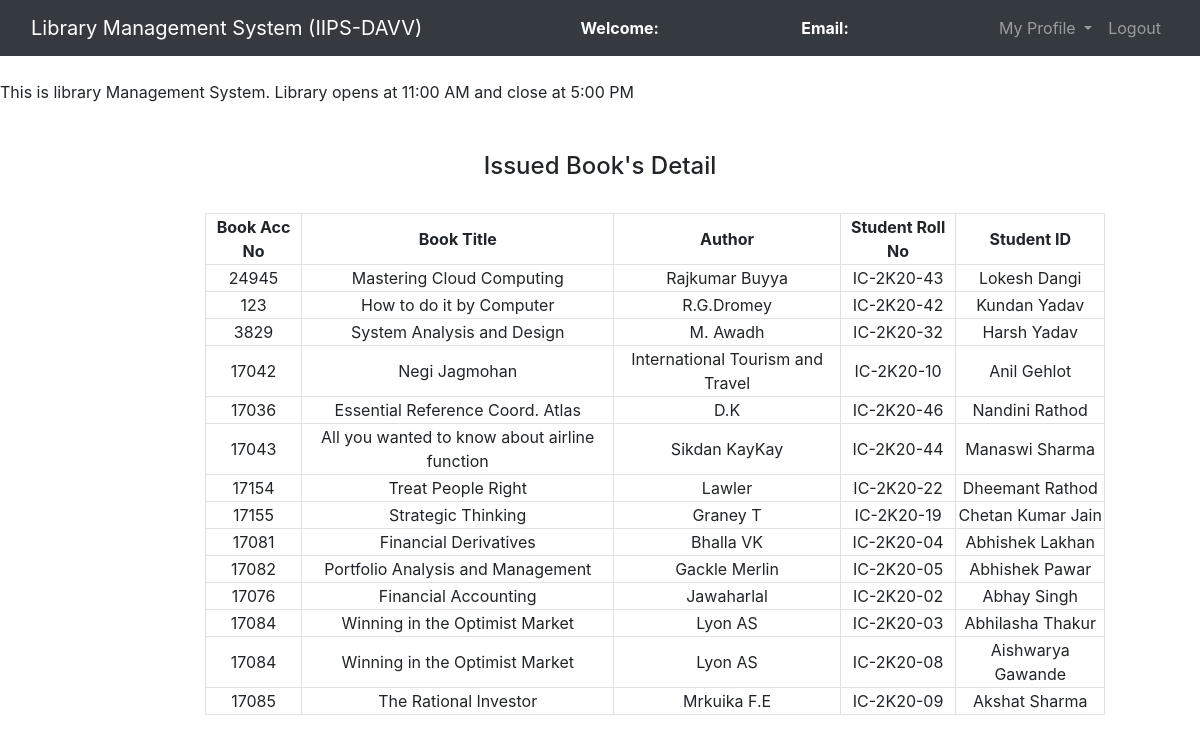
Page /admin/view_issued_book.php on the committed database.
### tables this page shows
CREATE TABLE `book` (
  `book_id` int(11) NOT NULL,
  `book_name` varchar(100) NOT NULL,
  `author` varchar(200) DEFAULT NULL,
  `publisher` varchar(100) DEFAULT NULL,
  `cl_no` int(11) DEFAULT NULL
);

CREATE TABLE `student` (
  `stu_id` varchar(55) NOT NULL,
  `name` varchar(100) NOT NULL,
  `mobile` bigint(20) DEFAULT NULL,
  `email` varchar(100) DEFAULT NULL
);

### admin/view_issued_book.php (the view, shortened to what this page needs)
<?php
	$connection = mysqli_connect("localhost","root","");
	$query = "select b.book_id, b.book_name, b.author, s.stu_id, s.name  from book as b, student as s, issued_book as ib where s.stu_id = ib.stu_id and  b.book_id = ib.book_id and ib.status = 1";
?>
<!DOCTYPE html>
<html>
<head>
	<link rel="stylesheet" type="text/css" href="../bootstrap-4.4.1/css/bootstrap.min.css">
</head>
<body>
	<nav class="navbar navbar-expand-lg navbar-dark bg-dark">
		<div class="container-fluid">
			<div class="navbar-header">
				<a class="navbar-brand" href="admin_dashboard.php">Library Management System (IIPS-DAVV)</a>
			</div>
			<font style="color: white"><span><strong>Welcome: <?php echo $_SESSION['name'];?></strong></span></font>
			<font style="color: white"><span><strong>Email: <?php echo $_SESSION['email'];?></strong></font>
		    <ul class="nav navbar-nav navbar-right">
		      <li class="nav-item dropdown">
	        	<a class="nav-link dropdown-toggle" data-toggle="dropdown">My Profile </a>
		      </li>
		      <li class="nav-item">
		        <a class="nav-link" href="../logout.php">Logout</a>
		      </li>
		    </ul>
		</div>
	</nav><br>
	<span><marquee>This is library Management System. Library opens at 11:00 AM and close at 5:00 PM</marquee></span><br><br>
		<center><h4>Issued Book's Detail</h4><br></center>
		<div class="row">
			<div class="col-md-2"></div>
			<div class="col-md-8">
				<form>
					<table class="table-bordered" width="900px" style="text-align: center">
						<tr>
							<th>Book Acc No</th>
							<th>Book Title</th>
							<th>Author</th>
							<th>Student Roll No</th>
							<th>Student ID</th>
						</tr>
					<?php
						$query_run = mysqli_query($connection,$query);
						while ($row = mysqli_fetch_assoc($query_run)){
							?>
							<tr>
							<td><?php echo $row['book_id'];?></td>
							<td><?php echo $row['book_name'];?></td>
							<td><?php echo $row['author'];?></td>
							<td><?php echo $row['stu_id'];?></td>
							<td><?php echo $row['name'];?></td>
						</tr>
					<?php
						}
					?>
				</table>
				</form>
			</div>
			<div class="col-md-2"></div>
		</div>
</body>
</html>

### rows in the picture
book: book_id "24945", book_name "Mastering Cloud Computing", author "Rajkumar Buyya", student.stu_id "IC-2K20-43", student.name "Lokesh Dangi"
book: book_id "123", book_name "How to do it by Computer", author "R.G.Dromey", student.stu_id "IC-2K20-42", student.name "Kundan Yadav"
book: book_id "3829", book_name "System Analysis and Design", author "M. Awadh", student.stu_id "IC-2K20-32", student.name "Harsh Yadav"
book: book_id "17042", book_name "Negi Jagmohan", author "International Tourism and Travel", student.stu_id "IC-2K20-10", student.name "Anil Gehlot"
book: book_id "17036", book_name "Essential Reference Coord. Atlas", author "D.K", student.stu_id "IC-2K20-46", student.name "Nandini Rathod"
book: book_id "17043", book_name "All you wanted to know about airline function", author "Sikdan KayKay", student.stu_id "IC-2K20-44", student.name "Manaswi Sharma"
book: book_id "17154", book_name "Treat People Right", author "Lawler", student.stu_id "IC-2K20-22", student.name "Dheemant Rathod"
book: book_id "17155", book_name "Strategic Thinking", author "Graney T", student.stu_id "IC-2K20-19", student.name "Chetan Kumar Jain"
book: book_id "17081", book_name "Financial Derivatives", author "Bhalla VK", student.stu_id "IC-2K20-04", student.name "Abhishek Lakhan"
book: book_id "17082", book_name "Portfolio Analysis and Management", author "Gackle Merlin", student.stu_id "IC-2K20-05", student.name "Abhishek Pawar"
book: book_id "17076", book_name "Financial Accounting", author "Jawaharlal", student.stu_id "IC-2K20-02", student.name "Abhay Singh"
book: book_id "17084", book_name "Winning in the Optimist Market", author "Lyon AS", student.stu_id "IC-2K20-03", student.name "Abhilasha Thakur", student.stu_id "IC-2K20-08", student.name "Aishwarya Gawande"
book: book_id "17085", book_name "The Rational Investor", author "Mrkuika F.E", student.stu_id "IC-2K20-09", student.name "Akshat Sharma"
